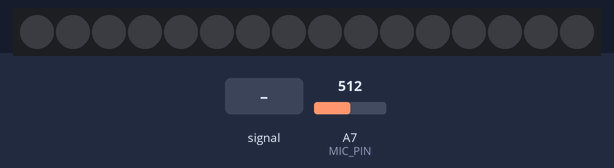
Recording of a sketch running on a simulated Arduino Nano, built with avr-gcc and run on an emulated ATmega328P. Parts: 16 RGB LEDs in strip order, left to right. The inputs (shaded band) are chosen by the test bench; at power-on: A7 (MIC_PIN) = 512. Dim RGB values are drawn brighter than linear.

Above: at 1.2 s.
1.3 s: A7 (MIC_PIN) fed a 50 Hz sine of ±306 counts around its level
At 1.45 s:
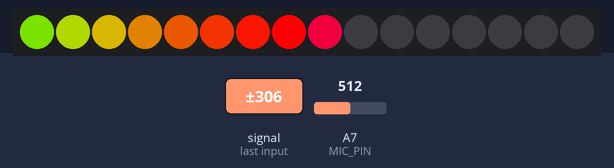
3.7 s: A7 (MIC_PIN) set to 490
At 3.9 s:
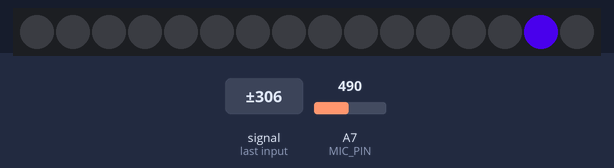
5.6 s: A7 (MIC_PIN) set to 160
At 5.78 s:
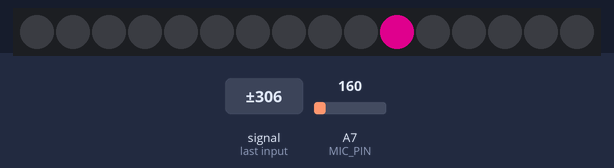
7.4 s: A7 (MIC_PIN) fed a 200 Hz sine of ±81 counts around its level
At 8.3 s:
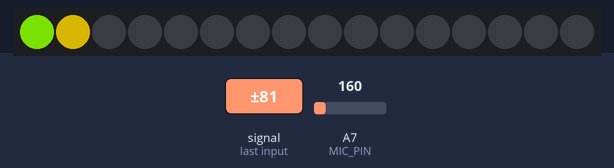
8.9 s: A7 (MIC_PIN) set to 140
At 9.9 s:
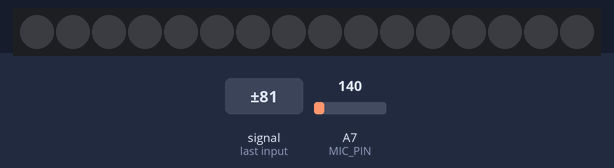
10.4 s: A7 (MIC_PIN) set to 306
Timing chart, 0 to 13.0 s (numbered marks = the images above; inputs shaded):
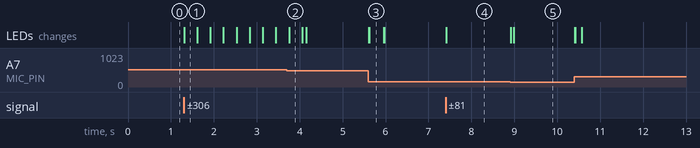

Measured:
- after the input at 1.3 s, the LEDs: change at once (image 1)
- after the input at 3.7 s, the LEDs: change after 0.06 s (image 2)
- after the input at 5.6 s, the LEDs: first change at once (image 3 shows a later state)
- after the input at 7.4 s, the LEDs: change at once (image 4)
- after the input at 8.9 s, the LEDs: first change at once (image 5 shows a later state)

The sketch:

Mascarilla_LED_ES.ino
```cpp
/*
 Led Mask based on LED VU meter using Adafruit NeoPixel Wheel.
 Carlos Fernández Mejías
 */

#include <Adafruit_NeoPixel.h>
#include <math.h>

#define MIC_PIN   A7  // Pin del microfono
#define LED_PIN    6  // Pin neopixels
#define dato_vel   10  // Velocidad de lectura leds
#define pico_HANG 5 //Tiempo de espera valor maximo (pico)
#define pico_FALL 2 //Tiempo de bajada valor maximo (pico)
#define VAL_MIN 150 //Manor valor de lectura del microfono (Analogico)
#define VAL_MAX 500 //Maximo valor de lectura, Mayor valor-->Mas sensibilidad(1023 = maximo)

byte pico = 16;      // Valor maximo.
unsigned int dato;

byte cuentapico = 0;  //Cuantos leds ha bajado el pico
byte dotHangCount = 0; //Valor en el que se para el pico

Adafruit_NeoPixel strip = Adafruit_NeoPixel(16, LED_PIN, NEO_GRB + NEO_KHZ800);

void setup()
{
  // Serial.begin(9600); PRUEBA
  strip.begin();
  strip.show(); // Inicializa los pixeles a off

}

void loop()
{
  unsigned long beginMillis= millis();  // Comienza muestreo de datos analogicos
  float picoTopico = 0;   // Valor MAX-MIN

  unsigned int signalMax = 0;
  unsigned int signalMin = 1023;
  unsigned int c, y;


  // Guarda los datos del muestreo (in mS)
  while (millis() - beginMillis < dato_vel)
  {
    dato = analogRead(MIC_PIN);
    if (dato < 1024)  // eliminacion de muestras que esten fuera del umbral
    {
      if (dato > signalMax)
      {
        signalMax = dato;  // guarda los valores maximos
      }
      else if (dato < signalMin)
      {
        signalMin = dato;  // guarda los valores minimos
      }
    }
  }
  picoTopico = signalMax - signalMin;  // max - min = amplitud pico-pico

  // Serial.println(picoTopico); PRUEBA


  //Para calcular la posicion del pixel de forma gradiente
  for (int i=0;i<=strip.numPixels()-1;i++){
    strip.setPixelColor(i,Wheel(map(i,0,strip.numPixels()-1,30,150)));
  }


  //Combierte de lineal a logaritmico los datos
  c = fscale(VAL_MIN, VAL_MAX, strip.numPixels(), 0, picoTopico, 2);


  if(c < pico) {
    pico = c;        //
    dotHangCount = 0;    // Aguanto el pico en el valor maximo
  }
  if (c <= strip.numPixels()) { // Relleno los leds no usados a off
    drawLine(strip.numPixels(), strip.numPixels()-c, strip.Color(0, 0, 0));
  }

  // Establecer el pico para que coincida con el degradado
  y = strip.numPixels() - pico;

  strip.setPixelColor(y-1,Wheel(map(y,0,strip.numPixels()-1,30,150)));

  strip.show();

  // Animacion del pico
  if(dotHangCount > pico_HANG) { //Tiempo de aguente del pico
    if(++cuentapico >= pico_FALL) { //Ritmo de bajada
      pico++;
      cuentapico = 0;
    }
  }
  else {
    dotHangCount++;
  }
}

//Relleno los leds del minimo al maximo con los valores elegidos
void drawLine(uint8_t from, uint8_t to, uint32_t c) {
  uint8_t fromTemp;
  if (from > to) {
    fromTemp = from;
    from = to;
    to = fromTemp;
  }
  for(int i=from; i<=to; i++){
    strip.setPixelColor(i, c);
  }
}


float fscale( float originalMin, float originalMax, float newBegin, float
newEnd, float inputvalor, float curve){

  float rangoOrigen = 0;
  float rangoNuevo = 0;
  float ceroRefCurVal = 0;
  float normaCurVal = 0;
  float rangovalor = 0;
  boolean invFlag = 0;


  // valor limite

  if (curve > 10) curve = 10;
  if (curve < -10) curve = -10;

  curve = (curve * -.1) ; // los números positivos dan más peso al extremo alto en la salida
  curve = pow(10, curve); // convert linear scale into lograthimic exponent for other pow function converte de lineal a logaritimo para otras funciones

  /*
   Serial.println(curve * 100, DEC);   // prueba
   Serial.println();
   */

  // Chequea los valores que estan fuera del umbral
  if (inputvalor < originalMin) {
    inputvalor = originalMin;
  }
  if (inputvalor > originalMax) {
    inputvalor = originalMax;
  }

  // Valores iniciales
  rangoOrigen = originalMax - originalMin;

  if (newEnd > newBegin){
    rangoNuevo = newEnd - newBegin;
  }
  else
  {
    rangoNuevo = newBegin - newEnd;
    invFlag = 1;
  }

  ceroRefCurVal = inputvalor - originalMin;
  normaCurVal  =  ceroRefCurVal / rangoOrigen;   // Hacemos casting a float

  // Chequeo para el valor maximo original sea mayor que el minimo original
  if (originalMin > originalMax ) {
    return 0;
  }

  if (invFlag == 0){
    rangovalor =  (pow(normaCurVal, curve) * rangoNuevo) + newBegin;

  }
  else     // invierto los rangos
  {
    rangovalor =  newBegin - (pow(normaCurVal, curve) * rangoNuevo);
  }

  return rangovalor;
}


// TRANSICION DE VERDE A ROJO
/*uint32_t Wheel(byte WheelPos) {
  if(WheelPos < 85) {
    return strip.Color(WheelPos*3, 255, 0);
  }
  else if(WheelPos < 130) {
    WheelPos -= 85;
    return strip.Color(255, 255 - WheelPos*3, 0);
  }
  else {
     WheelPos -= 130;
    return strip.Color(255,0, 0);
  }
}*/
//  TRANSICION ARCOIRIS
 uint32_t Wheel(byte WheelPos) {
  if(WheelPos < 85) {
    return strip.Color(WheelPos * 3, 255 - WheelPos * 3, 0);
  }
  else if(WheelPos < 170) {
    WheelPos -= 85;
    return strip.Color(255 - WheelPos * 3, 0, WheelPos * 3);
  }
  else {
    WheelPos -= 170;
    return strip.Color(0, WheelPos * 3, 255 - WheelPos * 3);
  }
}
```
